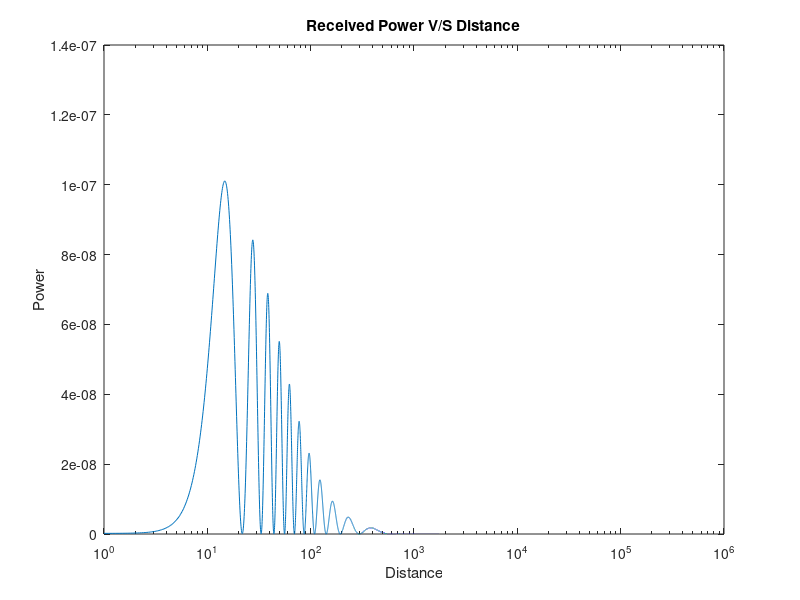
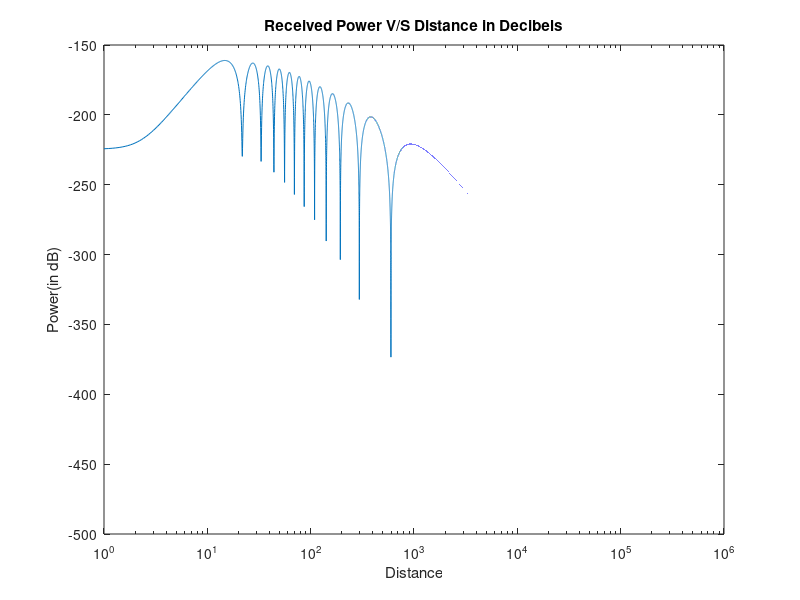

Recreate these plots in MATLAB, in order.
clear all; 
close all; 
clc; 

freq=9*10^8; 
% freq 2 :18*10^7 
d=1:0.1:1000000; 
ht=50; % height of tx antenna (in m)
hr=2; % height of rx antenna (in m)
Gref=1;
Glos=1; 
Pt=10^-3; %Transformed power in W %two ray ground reflectinon model

dlos=sqrt(d.^2+(ht-hr)^2); 
dref=sqrt((d.^2+(ht+hr)^2));

lamda=(3*10^8)/freq; 
gamma=-1; 
phi=(2*pi*(dref-dlos))/lamda; 
Pr=Pt*(lamda/4*pi)^2 * abs ((sqrt(Glos)./dlos)+(gamma*sqrt(Gref)*exp(-sqrt(-1)*phi))./ dref).^2;

figure; 
semilogx(d,Pr); 
Pr_db=10*log(Pr);

xlabel("Distance"); ylabel("Power"); 
title("Received Power V/S Distance"); 

figure; semilogx(d,Pr_db);
xlabel("Distance");
ylabel("Power(in dB)"); 
title('Received Power V/S Distance in Decibels');